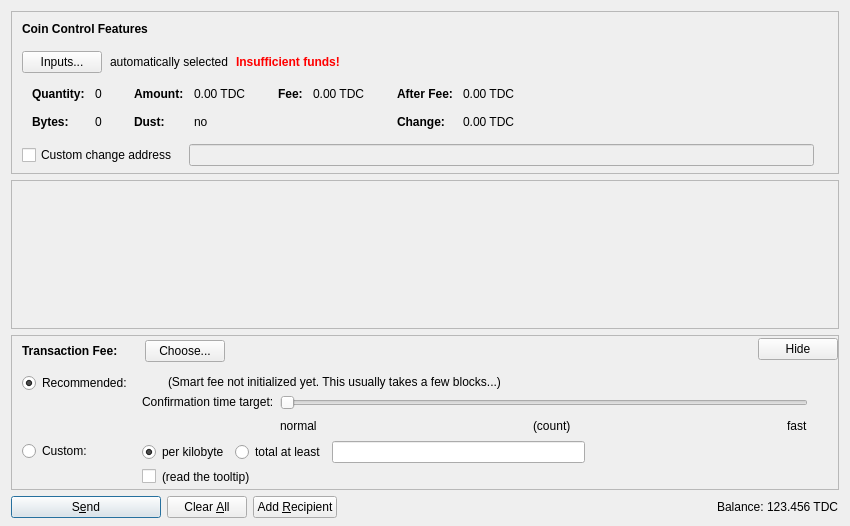
<?xml version="1.0" encoding="UTF-8"?>
<ui version="4.0">
 <class>SendCoinsDialog</class>
 <widget class="QDialog" name="SendCoinsDialog">
  <property name="geometry">
   <rect>
    <x>0</x>
    <y>0</y>
    <width>850</width>
    <height>526</height>
   </rect>
  </property>
  <property name="windowTitle">
   <string>Send Coins</string>
  </property>
  <layout class="QVBoxLayout" name="verticalLayout" stretch="0,1,0,0">
   <property name="bottomMargin">
    <number>8</number>
   </property>
   <item>
    <widget class="QFrame" name="frameCoinControl">
     <property name="sizePolicy">
      <sizepolicy hsizetype="Expanding" vsizetype="Expanding">
       <horstretch>0</horstretch>
       <verstretch>0</verstretch>
      </sizepolicy>
     </property>
     <property name="maximumSize">
      <size>
       <width>16777215</width>
       <height>16777215</height>
      </size>
     </property>
     <property name="frameShape">
      <enum>QFrame::StyledPanel</enum>
     </property>
     <property name="frameShadow">
      <enum>QFrame::Sunken</enum>
     </property>
     <layout class="QVBoxLayout" name="verticalLayoutCoinControl2">
      <property name="spacing">
       <number>0</number>
      </property>
      <property name="leftMargin">
       <number>0</number>
      </property>
      <property name="topMargin">
       <number>0</number>
      </property>
      <property name="rightMargin">
       <number>0</number>
      </property>
      <property name="bottomMargin">
       <number>6</number>
      </property>
      <item>
       <layout class="QVBoxLayout" name="verticalLayoutCoinControl" stretch="0,0,0,0,1">
        <property name="spacing">
         <number>0</number>
        </property>
        <property name="leftMargin">
         <number>10</number>
        </property>
        <property name="topMargin">
         <number>10</number>
        </property>
        <item>
         <layout class="QHBoxLayout" name="horizontalLayoutCoinControl1">
          <property name="bottomMargin">
           <number>15</number>
          </property>
          <item>
           <widget class="QLabel" name="labelCoinControlFeatures">
            <property name="sizePolicy">
             <sizepolicy hsizetype="Preferred" vsizetype="Maximum">
              <horstretch>0</horstretch>
              <verstretch>0</verstretch>
             </sizepolicy>
            </property>
            <property name="font">
             <font>
              <weight>75</weight>
              <bold>true</bold>
             </font>
            </property>
            <property name="styleSheet">
             <string notr="true">font-weight:bold;</string>
            </property>
            <property name="text">
             <string>Coin Control Features</string>
            </property>
           </widget>
          </item>
         </layout>
        </item>
        <item>
         <layout class="QHBoxLayout" name="horizontalLayoutCoinControl2" stretch="0,0,0,0">
          <property name="spacing">
           <number>8</number>
          </property>
          <property name="bottomMargin">
           <number>10</number>
          </property>
          <item>
           <widget class="QPushButton" name="pushButtonCoinControl">
            <property name="styleSheet">
             <string notr="true"/>
            </property>
            <property name="text">
             <string>Inputs...</string>
            </property>
            <property name="autoDefault">
             <bool>false</bool>
            </property>
           </widget>
          </item>
          <item>
           <widget class="QLabel" name="labelCoinControlAutomaticallySelected">
            <property name="text">
             <string>automatically selected</string>
            </property>
            <property name="margin">
             <number>5</number>
            </property>
           </widget>
          </item>
          <item>
           <widget class="QLabel" name="labelCoinControlInsuffFunds">
            <property name="font">
             <font>
              <weight>75</weight>
              <bold>true</bold>
             </font>
            </property>
            <property name="styleSheet">
             <string notr="true">color:red;font-weight:bold;</string>
            </property>
            <property name="text">
             <string>Insufficient funds!</string>
            </property>
            <property name="margin">
             <number>5</number>
            </property>
           </widget>
          </item>
          <item>
           <spacer name="horizontalSpacerCoinControl">
            <property name="orientation">
             <enum>Qt::Horizontal</enum>
            </property>
            <property name="sizeHint" stdset="0">
             <size>
              <width>40</width>
              <height>1</height>
             </size>
            </property>
           </spacer>
          </item>
         </layout>
        </item>
        <item>
         <widget class="QWidget" name="widgetCoinControl" native="true">
          <property name="sizePolicy">
           <sizepolicy hsizetype="Preferred" vsizetype="Preferred">
            <horstretch>0</horstretch>
            <verstretch>0</verstretch>
           </sizepolicy>
          </property>
          <property name="minimumSize">
           <size>
            <width>0</width>
            <height>0</height>
           </size>
          </property>
          <property name="styleSheet">
           <string notr="true"/>
          </property>
          <layout class="QHBoxLayout" name="horizontalLayoutCoinControl5">
           <property name="leftMargin">
            <number>0</number>
           </property>
           <property name="topMargin">
            <number>0</number>
           </property>
           <property name="rightMargin">
            <number>0</number>
           </property>
           <property name="bottomMargin">
            <number>0</number>
           </property>
           <item>
            <layout class="QHBoxLayout" name="horizontalLayoutCoinControl3" stretch="0,0,0,1">
             <property name="spacing">
              <number>20</number>
             </property>
             <property name="topMargin">
              <number>0</number>
             </property>
             <property name="bottomMargin">
              <number>10</number>
             </property>
             <item>
              <layout class="QFormLayout" name="formLayoutCoinControl1">
               <property name="horizontalSpacing">
                <number>10</number>
               </property>
               <property name="verticalSpacing">
                <number>14</number>
               </property>
               <property name="leftMargin">
                <number>10</number>
               </property>
               <property name="topMargin">
                <number>4</number>
               </property>
               <property name="rightMargin">
                <number>6</number>
               </property>
               <item row="0" column="0">
                <widget class="QLabel" name="labelCoinControlQuantityText">
                 <property name="font">
                  <font>
                   <weight>75</weight>
                   <bold>true</bold>
                  </font>
                 </property>
                 <property name="text">
                  <string>Quantity:</string>
                 </property>
                 <property name="margin">
                  <number>0</number>
                 </property>
                </widget>
               </item>
               <item row="0" column="1">
                <widget class="QLabel" name="labelCoinControlQuantity">
                 <property name="cursor">
                  <cursorShape>IBeamCursor</cursorShape>
                 </property>
                 <property name="contextMenuPolicy">
                  <enum>Qt::ActionsContextMenu</enum>
                 </property>
                 <property name="text">
                  <string notr="true">0</string>
                 </property>
                 <property name="margin">
                  <number>0</number>
                 </property>
                 <property name="textInteractionFlags">
                  <set>Qt::LinksAccessibleByMouse|Qt::TextSelectableByKeyboard|Qt::TextSelectableByMouse</set>
                 </property>
                </widget>
               </item>
               <item row="1" column="0">
                <widget class="QLabel" name="labelCoinControlBytesText">
                 <property name="font">
                  <font>
                   <weight>75</weight>
                   <bold>true</bold>
                  </font>
                 </property>
                 <property name="text">
                  <string>Bytes:</string>
                 </property>
                </widget>
               </item>
               <item row="1" column="1">
                <widget class="QLabel" name="labelCoinControlBytes">
                 <property name="cursor">
                  <cursorShape>IBeamCursor</cursorShape>
                 </property>
                 <property name="contextMenuPolicy">
                  <enum>Qt::ActionsContextMenu</enum>
                 </property>
                 <property name="text">
                  <string notr="true">0</string>
                 </property>
                 <property name="textInteractionFlags">
                  <set>Qt::LinksAccessibleByMouse|Qt::TextSelectableByKeyboard|Qt::TextSelectableByMouse</set>
                 </property>
                </widget>
               </item>
              </layout>
             </item>
             <item>
              <layout class="QFormLayout" name="formLayoutCoinControl2">
               <property name="horizontalSpacing">
                <number>10</number>
               </property>
               <property name="verticalSpacing">
                <number>14</number>
               </property>
               <property name="leftMargin">
                <number>6</number>
               </property>
               <property name="topMargin">
                <number>4</number>
               </property>
               <property name="rightMargin">
                <number>6</number>
               </property>
               <item row="0" column="0">
                <widget class="QLabel" name="labelCoinControlAmountText">
                 <property name="font">
                  <font>
                   <weight>75</weight>
                   <bold>true</bold>
                  </font>
                 </property>
                 <property name="text">
                  <string>Amount:</string>
                 </property>
                 <property name="margin">
                  <number>0</number>
                 </property>
                </widget>
               </item>
               <item row="0" column="1">
                <widget class="QLabel" name="labelCoinControlAmount">
                 <property name="cursor">
                  <cursorShape>IBeamCursor</cursorShape>
                 </property>
                 <property name="contextMenuPolicy">
                  <enum>Qt::ActionsContextMenu</enum>
                 </property>
                 <property name="text">
                  <string notr="true">0.00 TDC</string>
                 </property>
                 <property name="textInteractionFlags">
                  <set>Qt::LinksAccessibleByMouse|Qt::TextSelectableByKeyboard|Qt::TextSelectableByMouse</set>
                 </property>
                </widget>
               </item>
               <item row="1" column="0">
                <widget class="QLabel" name="labelCoinControlLowOutputText">
                 <property name="font">
                  <font>
                   <weight>75</weight>
                   <bold>true</bold>
                  </font>
                 </property>
                 <property name="text">
                  <string>Dust:</string>
                 </property>
                </widget>
               </item>
               <item row="1" column="1">
                <widget class="QLabel" name="labelCoinControlLowOutput">
                 <property name="cursor">
                  <cursorShape>IBeamCursor</cursorShape>
                 </property>
                 <property name="contextMenuPolicy">
                  <enum>Qt::ActionsContextMenu</enum>
                 </property>
                 <property name="text">
                  <string notr="true">no</string>
                 </property>
                 <property name="textInteractionFlags">
                  <set>Qt::LinksAccessibleByMouse|Qt::TextSelectableByKeyboard|Qt::TextSelectableByMouse</set>
                 </property>
                </widget>
               </item>
              </layout>
             </item>
             <item>
              <layout class="QFormLayout" name="formLayoutCoinControl3">
               <property name="horizontalSpacing">
                <number>10</number>
               </property>
               <property name="verticalSpacing">
                <number>14</number>
               </property>
               <property name="leftMargin">
                <number>6</number>
               </property>
               <property name="topMargin">
                <number>4</number>
               </property>
               <property name="rightMargin">
                <number>6</number>
               </property>
               <item row="0" column="0">
                <widget class="QLabel" name="labelCoinControlFeeText">
                 <property name="font">
                  <font>
                   <weight>75</weight>
                   <bold>true</bold>
                  </font>
                 </property>
                 <property name="text">
                  <string>Fee:</string>
                 </property>
                 <property name="margin">
                  <number>0</number>
                 </property>
                </widget>
               </item>
               <item row="0" column="1">
                <widget class="QLabel" name="labelCoinControlFee">
                 <property name="cursor">
                  <cursorShape>IBeamCursor</cursorShape>
                 </property>
                 <property name="contextMenuPolicy">
                  <enum>Qt::ActionsContextMenu</enum>
                 </property>
                 <property name="text">
                  <string notr="true">0.00 TDC</string>
                 </property>
                 <property name="textInteractionFlags">
                  <set>Qt::LinksAccessibleByMouse|Qt::TextSelectableByKeyboard|Qt::TextSelectableByMouse</set>
                 </property>
                </widget>
               </item>
              </layout>
             </item>
             <item>
              <layout class="QFormLayout" name="formLayoutCoinControl4">
               <property name="horizontalSpacing">
                <number>10</number>
               </property>
               <property name="verticalSpacing">
                <number>14</number>
               </property>
               <property name="leftMargin">
                <number>6</number>
               </property>
               <property name="topMargin">
                <number>4</number>
               </property>
               <property name="rightMargin">
                <number>6</number>
               </property>
               <item row="0" column="0">
                <widget class="QLabel" name="labelCoinControlAfterFeeText">
                 <property name="font">
                  <font>
                   <weight>75</weight>
                   <bold>true</bold>
                  </font>
                 </property>
                 <property name="text">
                  <string>After Fee:</string>
                 </property>
                 <property name="margin">
                  <number>0</number>
                 </property>
                </widget>
               </item>
               <item row="0" column="1">
                <widget class="QLabel" name="labelCoinControlAfterFee">
                 <property name="cursor">
                  <cursorShape>IBeamCursor</cursorShape>
                 </property>
                 <property name="contextMenuPolicy">
                  <enum>Qt::ActionsContextMenu</enum>
                 </property>
                 <property name="text">
                  <string notr="true">0.00 TDC</string>
                 </property>
                 <property name="textInteractionFlags">
                  <set>Qt::LinksAccessibleByMouse|Qt::TextSelectableByKeyboard|Qt::TextSelectableByMouse</set>
                 </property>
                </widget>
               </item>
               <item row="1" column="0">
                <widget class="QLabel" name="labelCoinControlChangeText">
                 <property name="font">
                  <font>
                   <weight>75</weight>
                   <bold>true</bold>
                  </font>
                 </property>
                 <property name="text">
                  <string>Change:</string>
                 </property>
                </widget>
               </item>
               <item row="1" column="1">
                <widget class="QLabel" name="labelCoinControlChange">
                 <property name="cursor">
                  <cursorShape>IBeamCursor</cursorShape>
                 </property>
                 <property name="contextMenuPolicy">
                  <enum>Qt::ActionsContextMenu</enum>
                 </property>
                 <property name="text">
                  <string notr="true">0.00 TDC</string>
                 </property>
                 <property name="textInteractionFlags">
                  <set>Qt::LinksAccessibleByMouse|Qt::TextSelectableByKeyboard|Qt::TextSelectableByMouse</set>
                 </property>
                </widget>
               </item>
              </layout>
             </item>
            </layout>
           </item>
          </layout>
         </widget>
        </item>
        <item>
         <layout class="QHBoxLayout" name="horizontalLayoutCoinControl4" stretch="0,0,0">
          <property name="spacing">
           <number>12</number>
          </property>
          <property name="sizeConstraint">
           <enum>QLayout::SetDefaultConstraint</enum>
          </property>
          <property name="topMargin">
           <number>5</number>
          </property>
          <property name="rightMargin">
           <number>5</number>
          </property>
          <item>
           <widget class="QCheckBox" name="checkBoxCoinControlChange">
            <property name="toolTip">
             <string>If this is activated, but the change address is empty or invalid, change will be sent to a newly generated address.</string>
            </property>
            <property name="text">
             <string>Custom change address</string>
            </property>
           </widget>
          </item>
          <item>
           <widget class="QValidatedLineEdit" name="lineEditCoinControlChange">
            <property name="enabled">
             <bool>false</bool>
            </property>
            <property name="sizePolicy">
             <sizepolicy hsizetype="Expanding" vsizetype="Fixed">
              <horstretch>0</horstretch>
              <verstretch>0</verstretch>
             </sizepolicy>
            </property>
           </widget>
          </item>
          <item>
           <widget class="QLabel" name="labelCoinControlChangeLabel">
            <property name="sizePolicy">
             <sizepolicy hsizetype="Preferred" vsizetype="Expanding">
              <horstretch>0</horstretch>
              <verstretch>0</verstretch>
             </sizepolicy>
            </property>
            <property name="minimumSize">
             <size>
              <width>0</width>
              <height>0</height>
             </size>
            </property>
            <property name="text">
             <string/>
            </property>
            <property name="margin">
             <number>3</number>
            </property>
           </widget>
          </item>
         </layout>
        </item>
        <item>
         <spacer name="verticalSpacerCoinControl">
          <property name="orientation">
           <enum>Qt::Vertical</enum>
          </property>
          <property name="sizeHint" stdset="0">
           <size>
            <width>800</width>
            <height>1</height>
           </size>
          </property>
         </spacer>
        </item>
       </layout>
      </item>
     </layout>
    </widget>
   </item>
   <item>
    <widget class="QScrollArea" name="scrollArea">
     <property name="widgetResizable">
      <bool>true</bool>
     </property>
     <widget class="QWidget" name="scrollAreaWidgetContents">
      <property name="geometry">
       <rect>
        <x>0</x>
        <y>0</y>
        <width>830</width>
        <height>104</height>
       </rect>
      </property>
      <layout class="QVBoxLayout" name="verticalLayout_2" stretch="0,1">
       <property name="leftMargin">
        <number>0</number>
       </property>
       <property name="topMargin">
        <number>0</number>
       </property>
       <property name="rightMargin">
        <number>0</number>
       </property>
       <property name="bottomMargin">
        <number>0</number>
       </property>
       <item>
        <layout class="QVBoxLayout" name="entries">
         <property name="spacing">
          <number>6</number>
         </property>
        </layout>
       </item>
       <item>
        <spacer name="verticalSpacer">
         <property name="orientation">
          <enum>Qt::Vertical</enum>
         </property>
         <property name="sizeHint" stdset="0">
          <size>
           <width>20</width>
           <height>40</height>
          </size>
         </property>
        </spacer>
       </item>
      </layout>
     </widget>
    </widget>
   </item>
   <item>
    <widget class="QFrame" name="frameFee">
     <property name="sizePolicy">
      <sizepolicy hsizetype="Expanding" vsizetype="Expanding">
       <horstretch>0</horstretch>
       <verstretch>0</verstretch>
      </sizepolicy>
     </property>
     <property name="maximumSize">
      <size>
       <width>16777215</width>
       <height>16777215</height>
      </size>
     </property>
     <property name="frameShape">
      <enum>QFrame::StyledPanel</enum>
     </property>
     <property name="frameShadow">
      <enum>QFrame::Sunken</enum>
     </property>
     <layout class="QVBoxLayout" name="verticalLayoutFee1">
      <property name="spacing">
       <number>0</number>
      </property>
      <property name="leftMargin">
       <number>0</number>
      </property>
      <property name="topMargin">
       <number>0</number>
      </property>
      <property name="rightMargin">
       <number>0</number>
      </property>
      <property name="bottomMargin">
       <number>0</number>
      </property>
      <item>
       <layout class="QVBoxLayout" name="verticalLayoutFee2" stretch="0,0,0">
        <property name="spacing">
         <number>0</number>
        </property>
        <property name="leftMargin">
         <number>10</number>
        </property>
        <property name="topMargin">
         <number>0</number>
        </property>
        <item>
         <layout class="QHBoxLayout" name="horizontalLayoutFee1">
          <property name="bottomMargin">
           <number>0</number>
          </property>
          <item>
           <layout class="QVBoxLayout" name="verticalLayoutFee7">
            <property name="spacing">
             <number>0</number>
            </property>
            <item>
             <spacer name="verticalSpacerSmartFee">
              <property name="orientation">
               <enum>Qt::Vertical</enum>
              </property>
              <property name="sizeType">
               <enum>QSizePolicy::Fixed</enum>
              </property>
              <property name="sizeHint" stdset="0">
               <size>
                <width>1</width>
                <height>4</height>
               </size>
              </property>
             </spacer>
            </item>
            <item>
             <layout class="QHBoxLayout" name="horizontalLayoutSmartFee">
              <property name="spacing">
               <number>10</number>
              </property>
              <item>
               <widget class="QLabel" name="labelFeeHeadline">
                <property name="sizePolicy">
                 <sizepolicy hsizetype="Preferred" vsizetype="Maximum">
                  <horstretch>0</horstretch>
                  <verstretch>0</verstretch>
                 </sizepolicy>
                </property>
                <property name="font">
                 <font>
                  <weight>75</weight>
                  <bold>true</bold>
                 </font>
                </property>
                <property name="styleSheet">
                 <string notr="true">font-weight:bold;</string>
                </property>
                <property name="text">
                 <string>Transaction Fee:</string>
                </property>
               </widget>
              </item>
              <item>
               <widget class="QLabel" name="labelFeeMinimized">
                <property name="text">
                 <string/>
                </property>
               </widget>
              </item>
              <item>
               <widget class="QPushButton" name="buttonChooseFee">
                <property name="text">
                 <string>Choose...</string>
                </property>
               </widget>
              </item>
             </layout>
            </item>
            <item>
             <spacer name="verticalSpacer_5">
              <property name="orientation">
               <enum>Qt::Vertical</enum>
              </property>
              <property name="sizeHint" stdset="0">
               <size>
                <width>1</width>
                <height>1</height>
               </size>
              </property>
             </spacer>
            </item>
           </layout>
          </item>
          <item>
           <spacer name="horizontalSpacer_4">
            <property name="orientation">
             <enum>Qt::Horizontal</enum>
            </property>
            <property name="sizeHint" stdset="0">
             <size>
              <width>40</width>
              <height>20</height>
             </size>
            </property>
           </spacer>
          </item>
          <item>
           <widget class="QPushButton" name="buttonMinimizeFee">
            <property name="toolTip">
             <string>collapse fee-settings</string>
            </property>
            <property name="text">
             <string>Hide</string>
            </property>
           </widget>
          </item>
         </layout>
        </item>
        <item>
         <widget class="QFrame" name="frameFeeSelection">
          <layout class="QVBoxLayout" name="verticalLayoutFee12">
           <property name="spacing">
            <number>0</number>
           </property>
           <property name="leftMargin">
            <number>0</number>
           </property>
           <property name="topMargin">
            <number>0</number>
           </property>
           <property name="rightMargin">
            <number>0</number>
           </property>
           <property name="bottomMargin">
            <number>0</number>
           </property>
           <item>
            <layout class="QGridLayout" name="gridLayoutFee">
             <property name="topMargin">
              <number>10</number>
             </property>
             <property name="bottomMargin">
              <number>4</number>
             </property>
             <property name="horizontalSpacing">
              <number>10</number>
             </property>
             <property name="verticalSpacing">
              <number>4</number>
             </property>
             <item row="1" column="1">
              <layout class="QVBoxLayout" name="verticalLayoutFee8">
               <property name="spacing">
                <number>6</number>
               </property>
               <item>
                <layout class="QHBoxLayout" name="horizontalLayoutFee13">
                 <item>
                  <widget class="QRadioButton" name="radioCustomPerKilobyte">
                   <property name="toolTip">
                    <string>If the custom fee is set to 1000 satoshis and the transaction is only 250 bytes, then &quot;per kilobyte&quot; only pays 250 satoshis in fee, while &quot;total at least&quot; pays 1000 satoshis. For transactions bigger than a kilobyte both pay by kilobyte.</string>
                   </property>
                   <property name="text">
                    <string>per kilobyte</string>
                   </property>
                   <property name="checked">
                    <bool>true</bool>
                   </property>
                   <attribute name="buttonGroup">
                    <string notr="true">groupCustomFee</string>
                   </attribute>
                  </widget>
                 </item>
                 <item>
                  <widget class="QRadioButton" name="radioCustomAtLeast">
                   <property name="toolTip">
                    <string>If the custom fee is set to 1000 satoshis and the transaction is only 250 bytes, then &quot;per kilobyte&quot; only pays 250 satoshis in fee, while &quot;total at least&quot; pays 1000 satoshis. For transactions bigger than a kilobyte both pay by kilobyte.</string>
                   </property>
                   <property name="text">
                    <string>total at least</string>
                   </property>
                   <attribute name="buttonGroup">
                    <string notr="true">groupCustomFee</string>
                   </attribute>
                  </widget>
                 </item>
                 <item>
                  <widget class="BitcoinAmountField" name="customFee"/>
                 </item>
                 <item>
                  <spacer name="horizontalSpacer_6">
                   <property name="orientation">
                    <enum>Qt::Horizontal</enum>
                   </property>
                   <property name="sizeHint" stdset="0">
                    <size>
                     <width>1</width>
                     <height>1</height>
                    </size>
                   </property>
                  </spacer>
                 </item>
                </layout>
               </item>
               <item>
                <layout class="QHBoxLayout" name="horizontalLayoutFee8">
                 <item>
                  <widget class="QCheckBox" name="checkBoxMinimumFee">
                   <property name="toolTip">
                    <string>Paying only the minimum fee is just fine as long as there is less transaction volume than space in the blocks. But be aware that this can end up in a never confirming transaction once there is more demand for litecoin transactions than the network can process.</string>
                   </property>
                   <property name="text">
                    <string/>
                   </property>
                  </widget>
                 </item>
                 <item>
                  <widget class="QLabel" name="labelMinFeeWarning">
                   <property name="enabled">
                    <bool>true</bool>
                   </property>
                   <property name="toolTip">
                    <string>Paying only the minimum fee is just fine as long as there is less transaction volume than space in the blocks. But be aware that this can end up in a never confirming transaction once there is more demand for litecoin transactions than the network can process.</string>
                   </property>
                   <property name="text">
                    <string>(read the tooltip)</string>
                   </property>
                   <property name="margin">
                    <number>5</number>
                   </property>
                  </widget>
                 </item>
                 <item>
                  <spacer name="horizontalSpacer_2">
                   <property name="orientation">
                    <enum>Qt::Horizontal</enum>
                   </property>
                   <property name="sizeHint" stdset="0">
                    <size>
                     <width>1</width>
                     <height>1</height>
                    </size>
                   </property>
                  </spacer>
                 </item>
                </layout>
               </item>
              </layout>
             </item>
             <item row="0" column="0">
              <layout class="QVBoxLayout" name="verticalLayoutFee4" stretch="0,1">
               <item>
                <widget class="QRadioButton" name="radioSmartFee">
                 <property name="text">
                  <string>Recommended:</string>
                 </property>
                 <property name="checked">
                  <bool>true</bool>
                 </property>
                 <attribute name="buttonGroup">
                  <string notr="true">groupFee</string>
                 </attribute>
                </widget>
               </item>
               <item>
                <spacer name="verticalSpacer_2">
                 <property name="orientation">
                  <enum>Qt::Vertical</enum>
                 </property>
                 <property name="sizeHint" stdset="0">
                  <size>
                   <width>1</width>
                   <height>1</height>
                  </size>
                 </property>
                </spacer>
               </item>
              </layout>
             </item>
             <item row="1" column="0">
              <layout class="QVBoxLayout" name="verticalLayoutFee9" stretch="0,1">
               <item>
                <widget class="QRadioButton" name="radioCustomFee">
                 <property name="text">
                  <string>Custom:</string>
                 </property>
                 <attribute name="buttonGroup">
                  <string notr="true">groupFee</string>
                 </attribute>
                </widget>
               </item>
               <item>
                <spacer name="verticalSpacer_6">
                 <property name="orientation">
                  <enum>Qt::Vertical</enum>
                 </property>
                 <property name="sizeHint" stdset="0">
                  <size>
                   <width>1</width>
                   <height>1</height>
                  </size>
                 </property>
                </spacer>
               </item>
              </layout>
             </item>
             <item row="0" column="1">
              <layout class="QVBoxLayout" name="verticalLayoutFee3" stretch="0,0,1">
               <property name="spacing">
                <number>6</number>
               </property>
               <property name="topMargin">
                <number>2</number>
               </property>
               <item>
                <layout class="QHBoxLayout" name="horizontalLayoutFee12">
                 <item>
                  <widget class="QLabel" name="labelSmartFee">
                   <property name="text">
                    <string/>
                   </property>
                   <property name="margin">
                    <number>2</number>
                   </property>
                  </widget>
                 </item>
                 <item>
                  <widget class="QLabel" name="labelFeeEstimation">
                   <property name="text">
                    <string/>
                   </property>
                  </widget>
                 </item>
                 <item>
                  <widget class="QLabel" name="labelSmartFee2">
                   <property name="text">
                    <string>(Smart fee not initialized yet. This usually takes a few blocks...)</string>
                   </property>
                   <property name="margin">
                    <number>2</number>
                   </property>
                  </widget>
                 </item>
                 <item>
                  <spacer name="horizontalSpacer_5">
                   <property name="orientation">
                    <enum>Qt::Horizontal</enum>
                   </property>
                   <property name="sizeHint" stdset="0">
                    <size>
                     <width>1</width>
                     <height>1</height>
                    </size>
                   </property>
                  </spacer>
                 </item>
                </layout>
               </item>
               <item>
                <layout class="QHBoxLayout" name="horizontalLayoutFee9">
                 <item>
                  <layout class="QVBoxLayout" name="verticalLayoutFee6">
                   <item>
                    <widget class="QLabel" name="labelSmartFee3">
                     <property name="text">
                      <string>Confirmation time target:</string>
                     </property>
                     <property name="margin">
                      <number>2</number>
                     </property>
                    </widget>
                   </item>
                   <item>
                    <spacer name="verticalSpacer_3">
                     <property name="orientation">
                      <enum>Qt::Vertical</enum>
                     </property>
                     <property name="sizeHint" stdset="0">
                      <size>
                       <width>1</width>
                       <height>1</height>
                      </size>
                     </property>
                    </spacer>
                   </item>
                  </layout>
                 </item>
                 <item>
                  <layout class="QVBoxLayout" name="verticalLayoutFee5">
                   <property name="rightMargin">
                    <number>30</number>
                   </property>
                   <item>
                    <widget class="QSlider" name="sliderSmartFee">
                     <property name="minimum">
                      <number>0</number>
                     </property>
                     <property name="maximum">
                      <number>23</number>
                     </property>
                     <property name="pageStep">
                      <number>1</number>
                     </property>
                     <property name="value">
                      <number>0</number>
                     </property>
                     <property name="orientation">
                      <enum>Qt::Horizontal</enum>
                     </property>
                     <property name="invertedAppearance">
                      <bool>false</bool>
                     </property>
                     <property name="invertedControls">
                      <bool>false</bool>
                     </property>
                     <property name="tickPosition">
                      <enum>QSlider::NoTicks</enum>
                     </property>
                    </widget>
                   </item>
                   <item>
                    <layout class="QHBoxLayout" name="horizontalLayoutFee10">
                     <item>
                      <widget class="QLabel" name="labelSmartFeeNormal">
                       <property name="text">
                        <string>normal</string>
                       </property>
                      </widget>
                     </item>
                     <item>
                      <spacer name="horizontalSpacer_7">
                       <property name="orientation">
                        <enum>Qt::Horizontal</enum>
                       </property>
                       <property name="sizeHint" stdset="0">
                        <size>
                         <width>40</width>
                         <height>20</height>
                        </size>
                       </property>
                      </spacer>
                     </item>
                     <item>
                      <widget class="QLabel" name="confirmationTargetLabel">
                       <property name="text">
                        <string notr="true">(count)</string>
                       </property>
                      </widget>
                     </item>
                     <item>
                      <spacer name="horizontalSpacer_3">
                       <property name="orientation">
                        <enum>Qt::Horizontal</enum>
                       </property>
                       <property name="sizeHint" stdset="0">
                        <size>
                         <width>40</width>
                         <height>20</height>
                        </size>
                       </property>
                      </spacer>
                     </item>
                     <item>
                      <widget class="QLabel" name="labelSmartFeeFast">
                       <property name="text">
                        <string>fast</string>
                       </property>
                      </widget>
                     </item>
                    </layout>
                   </item>
                  </layout>
                 </item>
                </layout>
               </item>
               <item>
                <spacer name="verticalSpacer_4">
                 <property name="orientation">
                  <enum>Qt::Vertical</enum>
                 </property>
                 <property name="sizeHint" stdset="0">
                  <size>
                   <width>1</width>
                   <height>1</height>
                  </size>
                 </property>
                </spacer>
               </item>
              </layout>
             </item>
            </layout>
           </item>
          </layout>
         </widget>
        </item>
        <item>
         <spacer name="verticalSpacerFee">
          <property name="orientation">
           <enum>Qt::Vertical</enum>
          </property>
          <property name="sizeHint" stdset="0">
           <size>
            <width>800</width>
            <height>1</height>
           </size>
          </property>
         </spacer>
        </item>
       </layout>
      </item>
     </layout>
    </widget>
   </item>
   <item>
    <layout class="QHBoxLayout" name="horizontalLayout">
     <item>
      <widget class="QPushButton" name="sendButton">
       <property name="minimumSize">
        <size>
         <width>150</width>
         <height>0</height>
        </size>
       </property>
       <property name="toolTip">
        <string>Confirm the send action</string>
       </property>
       <property name="text">
        <string>S&amp;end</string>
       </property>
       <property name="icon">
        <iconset resource="../bitcoin.qrc">
         <normaloff>:/icons/send</normaloff>:/icons/send</iconset>
       </property>
       <property name="autoDefault">
        <bool>false</bool>
       </property>
       <property name="default">
        <bool>true</bool>
       </property>
      </widget>
     </item>
     <item>
      <widget class="QPushButton" name="clearButton">
       <property name="sizePolicy">
        <sizepolicy hsizetype="Minimum" vsizetype="Fixed">
         <horstretch>0</horstretch>
         <verstretch>0</verstretch>
        </sizepolicy>
       </property>
       <property name="toolTip">
        <string>Clear all fields of the form.</string>
       </property>
       <property name="text">
        <string>Clear &amp;All</string>
       </property>
       <property name="icon">
        <iconset resource="../bitcoin.qrc">
         <normaloff>:/icons/remove</normaloff>:/icons/remove</iconset>
       </property>
       <property name="autoDefault">
        <bool>false</bool>
       </property>
      </widget>
     </item>
     <item>
      <widget class="QPushButton" name="addButton">
       <property name="toolTip">
        <string>Send to multiple recipients at once</string>
       </property>
       <property name="text">
        <string>Add &amp;Recipient</string>
       </property>
       <property name="icon">
        <iconset resource="../bitcoin.qrc">
         <normaloff>:/icons/add</normaloff>:/icons/add</iconset>
       </property>
       <property name="autoDefault">
        <bool>false</bool>
       </property>
      </widget>
     </item>
     <item>
      <spacer name="horizontalSpacer">
       <property name="orientation">
        <enum>Qt::Horizontal</enum>
       </property>
       <property name="sizeHint" stdset="0">
        <size>
         <width>40</width>
         <height>20</height>
        </size>
       </property>
      </spacer>
     </item>
     <item>
      <layout class="QHBoxLayout" name="horizontalLayout_2">
       <property name="spacing">
        <number>3</number>
       </property>
       <item>
        <widget class="QLabel" name="label">
         <property name="sizePolicy">
          <sizepolicy hsizetype="Preferred" vsizetype="Fixed">
           <horstretch>0</horstretch>
           <verstretch>0</verstretch>
          </sizepolicy>
         </property>
         <property name="text">
          <string>Balance:</string>
         </property>
        </widget>
       </item>
       <item>
        <widget class="QLabel" name="labelBalance">
         <property name="sizePolicy">
          <sizepolicy hsizetype="Preferred" vsizetype="Fixed">
           <horstretch>0</horstretch>
           <verstretch>0</verstretch>
          </sizepolicy>
         </property>
         <property name="cursor">
          <cursorShape>IBeamCursor</cursorShape>
         </property>
         <property name="text">
          <string notr="true">123.456 TDC</string>
         </property>
         <property name="textInteractionFlags">
          <set>Qt::LinksAccessibleByMouse|Qt::TextSelectableByKeyboard|Qt::TextSelectableByMouse</set>
         </property>
        </widget>
       </item>
      </layout>
     </item>
    </layout>
   </item>
  </layout>
 </widget>
 <customwidgets>
  <customwidget>
   <class>QValidatedLineEdit</class>
   <extends>QLineEdit</extends>
   <header>qvalidatedlineedit.h</header>
  </customwidget>
  <customwidget>
   <class>BitcoinAmountField</class>
   <extends>QLineEdit</extends>
   <header>bitcoinamountfield.h</header>
   <container>1</container>
  </customwidget>
 </customwidgets>
 <resources>
  <include location="../bitcoin.qrc"/>
 </resources>
 <connections/>
 <buttongroups>
  <buttongroup name="groupFee"/>
  <buttongroup name="groupCustomFee"/>
 </buttongroups>
</ui>
